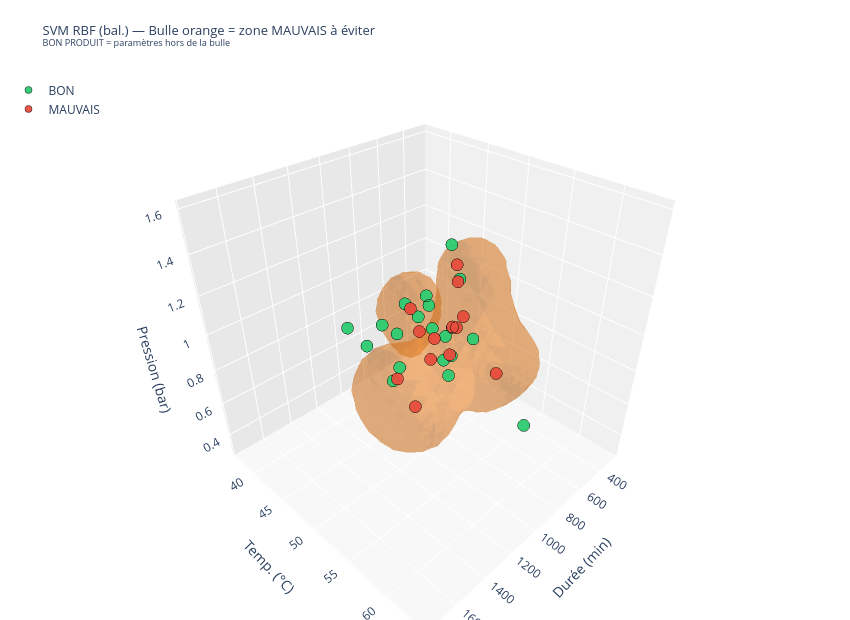
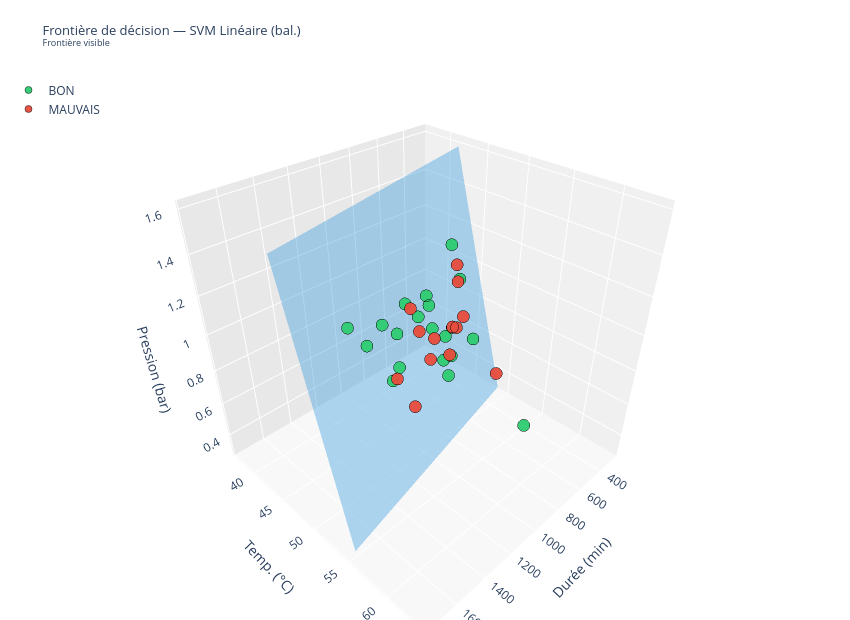
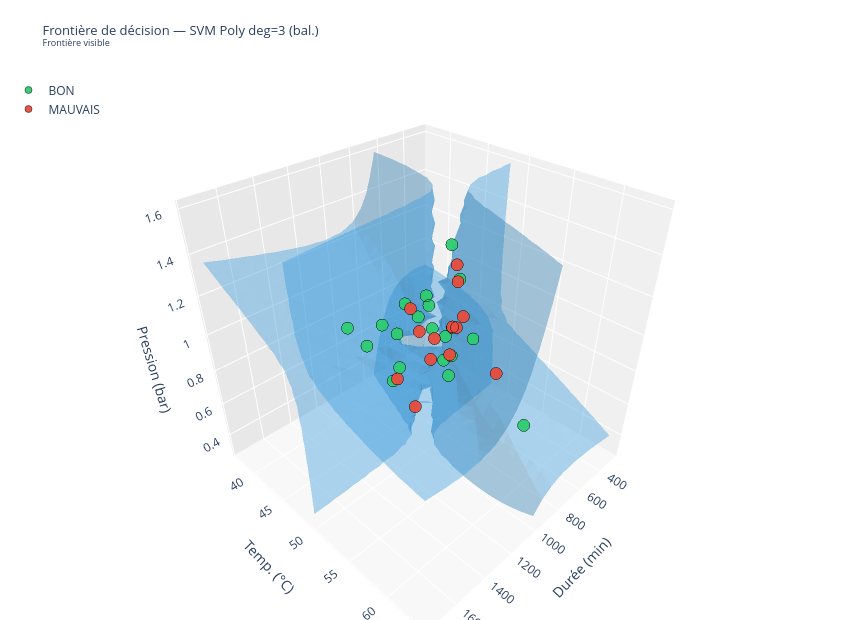
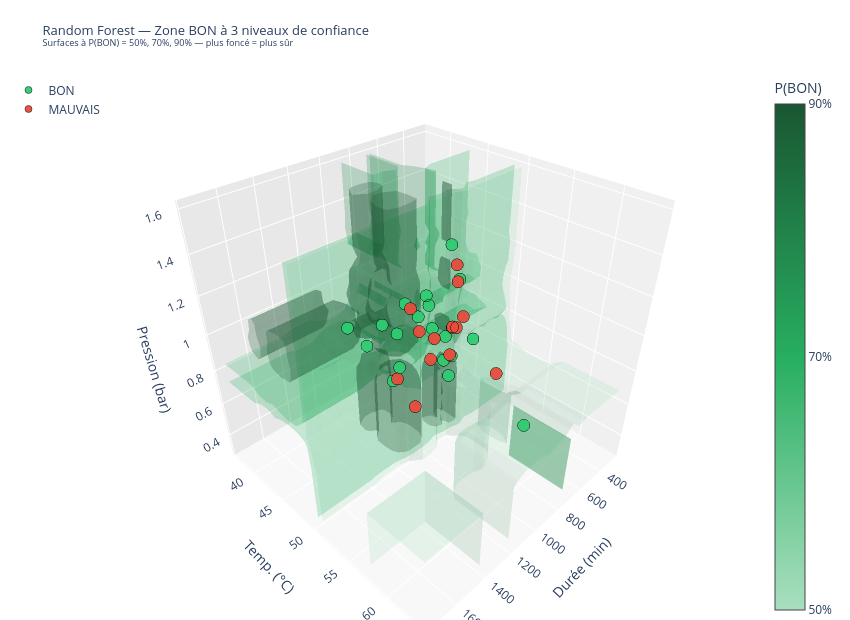

The notebook cell saved with these charts, in order:
### Markdown cell above
## 8c. Zones de décision 3D — SVM RBF, Linéaire, Poly + Random Forest

- **SVM RBF** : bulle orange = zone MAUVAIS à éviter — BON PRODUIT = tout l'extérieur de la bulle
- **SVM Linéaire / Poly** : surface bleue = frontière BON ↔ MAUVAIS
- **Random Forest** : 3 surfaces vertes imbriquées à P(BON) = 50%, 70%, 90% — plus foncé = plus sûr

### Code cell
import warnings
warnings.filterwarnings('ignore')

rf_final = RandomForestClassifier(n_estimators=500, random_state=42)
rf_final.fit(X, y)

viz_models = {
    'SVM RBF (bal.)':         SVC(kernel='rbf',    C=1,   gamma=1.0, class_weight='balanced', random_state=42),
    'SVM Linéaire (bal.)':    SVC(kernel='linear', C=100, class_weight='balanced', random_state=42),
    'SVM Poly deg=3 (bal.)':  SVC(kernel='poly',   degree=3, C=100, class_weight='balanced', random_state=42),
}
for model in viz_models.values():
    model.fit(X, y)

n_grid = 25
margin = 1.5
axes_scaled = [np.linspace(X[:, i].min() - margin, X[:, i].max() + margin, n_grid) for i in range(3)]
xx0, xx1, xx2 = np.meshgrid(*axes_scaled)
grid_scaled = np.c_[xx0.ravel(), xx1.ravel(), xx2.ravel()]
grid_orig   = scaler.inverse_transform(grid_scaled)

scatter_traces = []
for label_val, label_name, color in [(1, 'BON', '#2ecc71'), (0, 'MAUVAIS', '#e74c3c')]:
    mask = y == label_val
    scatter_traces.append(go.Scatter3d(
        x=X_raw[mask, 0], y=X_raw[mask, 1], z=X_raw[mask, 2],
        mode='markers', name=label_name,
        marker=dict(size=7, color=color, opacity=0.95, line=dict(color='black', width=0.5)),
        text=df.loc[mask, 'Lot'].astype(str),
        hovertemplate='<b>Lot %{text}</b><br>Durée: %{x:.0f} min<br>Temp: %{y:.2f} °C<br>Pression: %{z:.3f} bar<extra>%{fullData.name}</extra>',
    ))

scene_layout = dict(
    xaxis_title='Durée (min)', yaxis_title='Temp. (°C)', zaxis_title='Pression (bar)',
    xaxis=dict(backgroundcolor='#f0f0f0'),
    yaxis=dict(backgroundcolor='#e8e8e8'),
    zaxis=dict(backgroundcolor='#f8f8f8'),
)

# ── SVM RBF : bulle orange = zone MAUVAIS à éviter ───────────────────────────
Z_rbf = viz_models['SVM RBF (bal.)'].decision_function(grid_scaled).reshape(xx0.shape)
fig_rbf = go.Figure()
if Z_rbf.min() * Z_rbf.max() < 0:
    fig_rbf.add_trace(go.Isosurface(
        x=grid_orig[:, 0].flatten(), y=grid_orig[:, 1].flatten(), z=grid_orig[:, 2].flatten(),
        value=Z_rbf.flatten(),
        isomin=0, isomax=0, surface_count=1,
        colorscale=[[0, '#e67e22'], [1, '#e67e22']],
        showscale=False, opacity=0.35, name='Zone MAUVAIS',
        caps=dict(x_show=False, y_show=False, z_show=False),
    ))
for t in scatter_traces:
    fig_rbf.add_trace(t)
fig_rbf.update_layout(
    title=dict(text='SVM RBF (bal.) — Bulle orange = zone MAUVAIS à éviter<br><sup>BON PRODUIT = paramètres hors de la bulle</sup>', font=dict(size=13)),
    scene=scene_layout, legend=dict(x=0.01, y=0.99, bgcolor='rgba(255,255,255,0.8)'),
    width=850, height=620, margin=dict(l=0, r=0, t=70, b=0),
)
fig_rbf.show()

# ── SVM Linéaire et Poly : frontières bleues ──────────────────────────────────
for name in ['SVM Linéaire (bal.)', 'SVM Poly deg=3 (bal.)']:
    Z = viz_models[name].decision_function(grid_scaled).reshape(xx0.shape)
    fig_b = go.Figure()
    if Z.min() * Z.max() < 0:
        fig_b.add_trace(go.Isosurface(
            x=grid_orig[:, 0].flatten(), y=grid_orig[:, 1].flatten(), z=grid_orig[:, 2].flatten(),
            value=Z.flatten(),
            isomin=0, isomax=0, surface_count=1,
            colorscale=[[0, '#3498db'], [1, '#3498db']],
            showscale=False, opacity=0.4, name='Frontière',
            caps=dict(x_show=False, y_show=False, z_show=False),
        ))
        note = 'Frontière visible'
    else:
        side = 'BON partout' if Z.min() > 0 else 'MAUVAIS partout'
        note = f'Pas de frontière ({side})'
        print(f'⚠  {name} : {note}')
    for t in scatter_traces:
        fig_b.add_trace(t)
    fig_b.update_layout(
        title=dict(text=f'Frontière de décision — {name}<br><sup>{note}</sup>', font=dict(size=13)),
        scene=scene_layout, legend=dict(x=0.01, y=0.99, bgcolor='rgba(255,255,255,0.8)'),
        width=850, height=620, margin=dict(l=0, r=0, t=70, b=0),
    )
    fig_b.show()

# ── Random Forest : 3 seuils de confiance 50 / 70 / 90 % ─────────────────────
Z_rf_proba = rf_final.predict_proba(grid_scaled)[:, 1].reshape(xx0.shape)
fig_rf = go.Figure()
fig_rf.add_trace(go.Isosurface(
    x=grid_orig[:, 0].flatten(), y=grid_orig[:, 1].flatten(), z=grid_orig[:, 2].flatten(),
    value=Z_rf_proba.flatten(),
    isomin=0.5, isomax=0.9, surface_count=3,
    colorscale=[[0, '#a9dfbf'], [0.5, '#27ae60'], [1, '#1a5632']],
    showscale=True, opacity=0.25, name='Zone BON',
    caps=dict(x_show=False, y_show=False, z_show=False),
    colorbar=dict(title='P(BON)', tickvals=[0.5, 0.7, 0.9], ticktext=['50%', '70%', '90%'], x=0.9),
))
for t in scatter_traces:
    fig_rf.add_trace(t)
fig_rf.update_layout(
    title=dict(text='Random Forest — Zone BON à 3 niveaux de confiance<br><sup>Surfaces à P(BON) = 50%, 70%, 90% — plus foncé = plus sûr</sup>', font=dict(size=13)),
    scene=scene_layout, legend=dict(x=0.01, y=0.99, bgcolor='rgba(255,255,255,0.8)'),
    width=850, height=620, margin=dict(l=0, r=0, t=70, b=0),
)
fig_rf.show()

### Figure 1 — Plotly figure (JSON) as saved in the notebook; plotly's stock layout.template omitted (floating-point values rounded to 4 significant figures; data arrays with more than 128 entries replaced by an {"elided": "..."} marker saying what was removed)
{"data": [{"caps": {"x": {"show": false}, "y": {"show": false}, "z": {"show": false}}, "colorscale": [[0, "#e67e22"], [1, "#e67e22"]], "isomax": 0, "isomin": 0, "name": "Zone MAUVAIS", "opacity": 0.35, "showscale": false, "surface": {"count": 1}, "type": "isosurface", "value": {"elided": "15625 float values"}, "x": {"elided": "15625 float values"}, "y": {"elided": "15625 float values"}, "z": {"elided": "15625 float values"}}, {"hovertemplate": "<b>Lot %{text}</b><br>Durée: %{x:.0f} min<br>Temp: %{y:.2f} °C<br>Pression: %{z:.3f} bar<extra>%{fullData.name}</extra>", "marker": {"color": "#2ecc71", "line": {"color": "black", "width": 0.5}, "opacity": 0.95, "size": 7}, "mode": "markers", "name": "BON", "text": ["25060446", "25110702", "25200590", "26020520", "26130338", "26160263", "25020346", "25050370", "25050372", "25060444", "25060445", "25060447", "25110700", "25110701", "25110704", "25140527", "26040643", "26160264", "25190285", "25020345"], "type": "scatter3d", "x": [1472.0, 560.0, 1054.0, 741.0, 721.0, 1022.0, 1019.0, 725.0, 1114.0, 923.0, 775.0, 939.0, 755.0, 778.0, 641.0, 751.0, 715.0, 873.0, 1025.0, 709.8], "y": [49.69, 49.3, 42.77, 58.86, 49.75, 46.98, 46.68, 48.14, 47.82, 48.91, 43.2, 49.54, 49.49, 48.82, 47.67, 49.12, 48.52, 48.84, 44.67, 43.94], "z": [1.211, 0.76, 0.772, 0.575, 1.171, 0.734, 0.922, 0.818, 0.72, 1.14, 0.92, 1.109, 0.747, 0.714, 0.825, 0.613, 1.321, 0.942, 0.928, 0.833]}, {"hovertemplate": "<b>Lot %{text}</b><br>Durée: %{x:.0f} min<br>Temp: %{y:.2f} °C<br>Pression: %{z:.3f} bar<extra>%{fullData.name}</extra>", "marker": {"color": "#e74c3c", "line": {"color": "black", "width": 0.5}, "opacity": 0.95, "size": 7}, "mode": "markers", "name": "MAUVAIS", "text": ["25500396", "26030732", "26030731", "26020521", "25050371", "25110705", "25480433", "26040641", "26040642", "26160265", "25140526", "25050369", "26020519"], "type": "scatter3d", "x": [841.0, 893.0, 1185.0, 679.8, 668.0, 737.0, 885.0, 745.0, 669.0, 771.0, 912.0, 760.2, 1200.0], "y": [51.43, 49.01, 49.84, 54.25, 42.0, 49.6, 51.39, 49.91, 49.54, 49.8, 49.81, 45.01, 52.46], "z": [0.994, 0.776, 0.821, 0.729, 0.824, 1.247, 0.86, 1.169, 0.943, 0.931, 0.925, 0.789, 0.743]}], "layout": {"height": 620, "legend": {"bgcolor": "rgba(255,255,255,0.8)", "x": 0.01, "y": 0.99}, "margin": {"b": 0, "l": 0, "r": 0, "t": 70}, "scene": {"xaxis": {"backgroundcolor": "#f0f0f0", "title": {"text": "Durée (min)"}}, "yaxis": {"backgroundcolor": "#e8e8e8", "title": {"text": "Temp. (°C)"}}, "zaxis": {"backgroundcolor": "#f8f8f8", "title": {"text": "Pression (bar)"}}}, "title": {"font": {"size": 13}, "text": "SVM RBF (bal.) — Bulle orange = zone MAUVAIS à éviter<br><sup>BON PRODUIT = paramètres hors de la bulle</sup>"}, "width": 850}}

### Figure 2 — Plotly figure (JSON) as saved in the notebook; plotly's stock layout.template omitted (floating-point values rounded to 4 significant figures; data arrays with more than 128 entries replaced by an {"elided": "..."} marker saying what was removed)
{"data": [{"caps": {"x": {"show": false}, "y": {"show": false}, "z": {"show": false}}, "colorscale": [[0, "#3498db"], [1, "#3498db"]], "isomax": 0, "isomin": 0, "name": "Frontière", "opacity": 0.4, "showscale": false, "surface": {"count": 1}, "type": "isosurface", "value": {"elided": "15625 float values"}, "x": {"elided": "15625 float values"}, "y": {"elided": "15625 float values"}, "z": {"elided": "15625 float values"}}, {"hovertemplate": "<b>Lot %{text}</b><br>Durée: %{x:.0f} min<br>Temp: %{y:.2f} °C<br>Pression: %{z:.3f} bar<extra>%{fullData.name}</extra>", "marker": {"color": "#2ecc71", "line": {"color": "black", "width": 0.5}, "opacity": 0.95, "size": 7}, "mode": "markers", "name": "BON", "text": ["25060446", "25110702", "25200590", "26020520", "26130338", "26160263", "25020346", "25050370", "25050372", "25060444", "25060445", "25060447", "25110700", "25110701", "25110704", "25140527", "26040643", "26160264", "25190285", "25020345"], "type": "scatter3d", "x": [1472.0, 560.0, 1054.0, 741.0, 721.0, 1022.0, 1019.0, 725.0, 1114.0, 923.0, 775.0, 939.0, 755.0, 778.0, 641.0, 751.0, 715.0, 873.0, 1025.0, 709.8], "y": [49.69, 49.3, 42.77, 58.86, 49.75, 46.98, 46.68, 48.14, 47.82, 48.91, 43.2, 49.54, 49.49, 48.82, 47.67, 49.12, 48.52, 48.84, 44.67, 43.94], "z": [1.211, 0.76, 0.772, 0.575, 1.171, 0.734, 0.922, 0.818, 0.72, 1.14, 0.92, 1.109, 0.747, 0.714, 0.825, 0.613, 1.321, 0.942, 0.928, 0.833]}, {"hovertemplate": "<b>Lot %{text}</b><br>Durée: %{x:.0f} min<br>Temp: %{y:.2f} °C<br>Pression: %{z:.3f} bar<extra>%{fullData.name}</extra>", "marker": {"color": "#e74c3c", "line": {"color": "black", "width": 0.5}, "opacity": 0.95, "size": 7}, "mode": "markers", "name": "MAUVAIS", "text": ["25500396", "26030732", "26030731", "26020521", "25050371", "25110705", "25480433", "26040641", "26040642", "26160265", "25140526", "25050369", "26020519"], "type": "scatter3d", "x": [841.0, 893.0, 1185.0, 679.8, 668.0, 737.0, 885.0, 745.0, 669.0, 771.0, 912.0, 760.2, 1200.0], "y": [51.43, 49.01, 49.84, 54.25, 42.0, 49.6, 51.39, 49.91, 49.54, 49.8, 49.81, 45.01, 52.46], "z": [0.994, 0.776, 0.821, 0.729, 0.824, 1.247, 0.86, 1.169, 0.943, 0.931, 0.925, 0.789, 0.743]}], "layout": {"height": 620, "legend": {"bgcolor": "rgba(255,255,255,0.8)", "x": 0.01, "y": 0.99}, "margin": {"b": 0, "l": 0, "r": 0, "t": 70}, "scene": {"xaxis": {"backgroundcolor": "#f0f0f0", "title": {"text": "Durée (min)"}}, "yaxis": {"backgroundcolor": "#e8e8e8", "title": {"text": "Temp. (°C)"}}, "zaxis": {"backgroundcolor": "#f8f8f8", "title": {"text": "Pression (bar)"}}}, "title": {"font": {"size": 13}, "text": "Frontière de décision — SVM Linéaire (bal.)<br><sup>Frontière visible</sup>"}, "width": 850}}

### Figure 3 — Plotly figure (JSON) as saved in the notebook; plotly's stock layout.template omitted (floating-point values rounded to 4 significant figures; data arrays with more than 128 entries replaced by an {"elided": "..."} marker saying what was removed)
{"data": [{"caps": {"x": {"show": false}, "y": {"show": false}, "z": {"show": false}}, "colorscale": [[0, "#3498db"], [1, "#3498db"]], "isomax": 0, "isomin": 0, "name": "Frontière", "opacity": 0.4, "showscale": false, "surface": {"count": 1}, "type": "isosurface", "value": {"elided": "15625 float values"}, "x": {"elided": "15625 float values"}, "y": {"elided": "15625 float values"}, "z": {"elided": "15625 float values"}}, {"hovertemplate": "<b>Lot %{text}</b><br>Durée: %{x:.0f} min<br>Temp: %{y:.2f} °C<br>Pression: %{z:.3f} bar<extra>%{fullData.name}</extra>", "marker": {"color": "#2ecc71", "line": {"color": "black", "width": 0.5}, "opacity": 0.95, "size": 7}, "mode": "markers", "name": "BON", "text": ["25060446", "25110702", "25200590", "26020520", "26130338", "26160263", "25020346", "25050370", "25050372", "25060444", "25060445", "25060447", "25110700", "25110701", "25110704", "25140527", "26040643", "26160264", "25190285", "25020345"], "type": "scatter3d", "x": [1472.0, 560.0, 1054.0, 741.0, 721.0, 1022.0, 1019.0, 725.0, 1114.0, 923.0, 775.0, 939.0, 755.0, 778.0, 641.0, 751.0, 715.0, 873.0, 1025.0, 709.8], "y": [49.69, 49.3, 42.77, 58.86, 49.75, 46.98, 46.68, 48.14, 47.82, 48.91, 43.2, 49.54, 49.49, 48.82, 47.67, 49.12, 48.52, 48.84, 44.67, 43.94], "z": [1.211, 0.76, 0.772, 0.575, 1.171, 0.734, 0.922, 0.818, 0.72, 1.14, 0.92, 1.109, 0.747, 0.714, 0.825, 0.613, 1.321, 0.942, 0.928, 0.833]}, {"hovertemplate": "<b>Lot %{text}</b><br>Durée: %{x:.0f} min<br>Temp: %{y:.2f} °C<br>Pression: %{z:.3f} bar<extra>%{fullData.name}</extra>", "marker": {"color": "#e74c3c", "line": {"color": "black", "width": 0.5}, "opacity": 0.95, "size": 7}, "mode": "markers", "name": "MAUVAIS", "text": ["25500396", "26030732", "26030731", "26020521", "25050371", "25110705", "25480433", "26040641", "26040642", "26160265", "25140526", "25050369", "26020519"], "type": "scatter3d", "x": [841.0, 893.0, 1185.0, 679.8, 668.0, 737.0, 885.0, 745.0, 669.0, 771.0, 912.0, 760.2, 1200.0], "y": [51.43, 49.01, 49.84, 54.25, 42.0, 49.6, 51.39, 49.91, 49.54, 49.8, 49.81, 45.01, 52.46], "z": [0.994, 0.776, 0.821, 0.729, 0.824, 1.247, 0.86, 1.169, 0.943, 0.931, 0.925, 0.789, 0.743]}], "layout": {"height": 620, "legend": {"bgcolor": "rgba(255,255,255,0.8)", "x": 0.01, "y": 0.99}, "margin": {"b": 0, "l": 0, "r": 0, "t": 70}, "scene": {"xaxis": {"backgroundcolor": "#f0f0f0", "title": {"text": "Durée (min)"}}, "yaxis": {"backgroundcolor": "#e8e8e8", "title": {"text": "Temp. (°C)"}}, "zaxis": {"backgroundcolor": "#f8f8f8", "title": {"text": "Pression (bar)"}}}, "title": {"font": {"size": 13}, "text": "Frontière de décision — SVM Poly deg=3 (bal.)<br><sup>Frontière visible</sup>"}, "width": 850}}

### Figure 4 — Plotly figure (JSON) as saved in the notebook; plotly's stock layout.template omitted (floating-point values rounded to 4 significant figures; data arrays with more than 128 entries replaced by an {"elided": "..."} marker saying what was removed)
{"data": [{"caps": {"x": {"show": false}, "y": {"show": false}, "z": {"show": false}}, "colorbar": {"ticktext": ["50%", "70%", "90%"], "tickvals": [0.5, 0.7, 0.9], "title": {"text": "P(BON)"}, "x": 0.9}, "colorscale": [[0, "#a9dfbf"], [0.5, "#27ae60"], [1, "#1a5632"]], "isomax": 0.9, "isomin": 0.5, "name": "Zone BON", "opacity": 0.25, "showscale": true, "surface": {"count": 3}, "type": "isosurface", "value": {"elided": "15625 float values"}, "x": {"elided": "15625 float values"}, "y": {"elided": "15625 float values"}, "z": {"elided": "15625 float values"}}, {"hovertemplate": "<b>Lot %{text}</b><br>Durée: %{x:.0f} min<br>Temp: %{y:.2f} °C<br>Pression: %{z:.3f} bar<extra>%{fullData.name}</extra>", "marker": {"color": "#2ecc71", "line": {"color": "black", "width": 0.5}, "opacity": 0.95, "size": 7}, "mode": "markers", "name": "BON", "text": ["25060446", "25110702", "25200590", "26020520", "26130338", "26160263", "25020346", "25050370", "25050372", "25060444", "25060445", "25060447", "25110700", "25110701", "25110704", "25140527", "26040643", "26160264", "25190285", "25020345"], "type": "scatter3d", "x": [1472.0, 560.0, 1054.0, 741.0, 721.0, 1022.0, 1019.0, 725.0, 1114.0, 923.0, 775.0, 939.0, 755.0, 778.0, 641.0, 751.0, 715.0, 873.0, 1025.0, 709.8], "y": [49.69, 49.3, 42.77, 58.86, 49.75, 46.98, 46.68, 48.14, 47.82, 48.91, 43.2, 49.54, 49.49, 48.82, 47.67, 49.12, 48.52, 48.84, 44.67, 43.94], "z": [1.211, 0.76, 0.772, 0.575, 1.171, 0.734, 0.922, 0.818, 0.72, 1.14, 0.92, 1.109, 0.747, 0.714, 0.825, 0.613, 1.321, 0.942, 0.928, 0.833]}, {"hovertemplate": "<b>Lot %{text}</b><br>Durée: %{x:.0f} min<br>Temp: %{y:.2f} °C<br>Pression: %{z:.3f} bar<extra>%{fullData.name}</extra>", "marker": {"color": "#e74c3c", "line": {"color": "black", "width": 0.5}, "opacity": 0.95, "size": 7}, "mode": "markers", "name": "MAUVAIS", "text": ["25500396", "26030732", "26030731", "26020521", "25050371", "25110705", "25480433", "26040641", "26040642", "26160265", "25140526", "25050369", "26020519"], "type": "scatter3d", "x": [841.0, 893.0, 1185.0, 679.8, 668.0, 737.0, 885.0, 745.0, 669.0, 771.0, 912.0, 760.2, 1200.0], "y": [51.43, 49.01, 49.84, 54.25, 42.0, 49.6, 51.39, 49.91, 49.54, 49.8, 49.81, 45.01, 52.46], "z": [0.994, 0.776, 0.821, 0.729, 0.824, 1.247, 0.86, 1.169, 0.943, 0.931, 0.925, 0.789, 0.743]}], "layout": {"height": 620, "legend": {"bgcolor": "rgba(255,255,255,0.8)", "x": 0.01, "y": 0.99}, "margin": {"b": 0, "l": 0, "r": 0, "t": 70}, "scene": {"xaxis": {"backgroundcolor": "#f0f0f0", "title": {"text": "Durée (min)"}}, "yaxis": {"backgroundcolor": "#e8e8e8", "title": {"text": "Temp. (°C)"}}, "zaxis": {"backgroundcolor": "#f8f8f8", "title": {"text": "Pression (bar)"}}}, "title": {"font": {"size": 13}, "text": "Random Forest — Zone BON à 3 niveaux de confiance<br><sup>Surfaces à P(BON) = 50%, 70%, 90% — plus foncé = plus sûr</sup>"}, "width": 850}}
